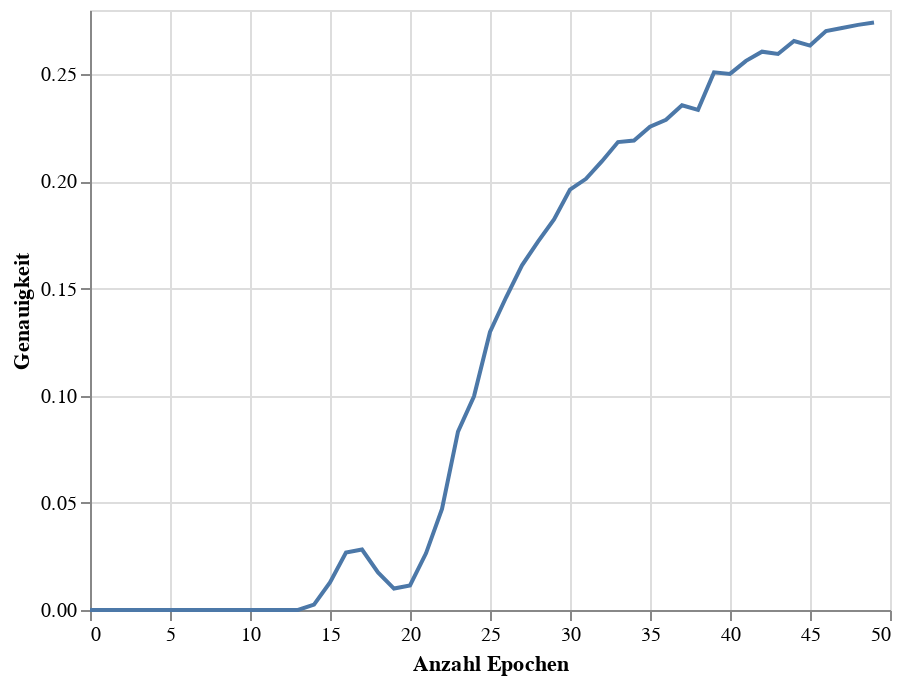

Notebook code for this chart:
### Code cell
accuracy_chart = alt.Chart(accuracy_df).mark_line().encode(
    x=alt.X('Epoch',title = 'Anzahl Epochen'),
    y=alt.Y('Accuracy', title = 'Genauigkeit')
)
accuracy_chart

### Figure 1 — Vega-Lite specification as saved in the notebook (floating-point values rounded to 4 significant figures)
{"config": {"view": {"continuousWidth": 400, "continuousHeight": 300}}, "data": {"name": "data-d979d1b179cf8c17bc13a48045d8040c"}, "mark": "line", "encoding": {"x": {"field": "Epoch", "title": "Anzahl Epochen", "type": "quantitative"}, "y": {"field": "Accuracy", "title": "Genauigkeit", "type": "quantitative"}}, "$schema": "https://vega.github.io/schema/vega-lite/v4.17.0.json", "datasets": {"data-d979d1b179cf8c17bc13a48045d8040c": [{"Epoch": 0, "Accuracy": 0.0}, {"Epoch": 1, "Accuracy": 0.0}, {"Epoch": 2, "Accuracy": 0.0}, {"Epoch": 3, "Accuracy": 0.0}, {"Epoch": 4, "Accuracy": 0.0}, {"Epoch": 5, "Accuracy": 0.0}, {"Epoch": 6, "Accuracy": 0.0}, {"Epoch": 7, "Accuracy": 0.0}, {"Epoch": 8, "Accuracy": 0.0}, {"Epoch": 9, "Accuracy": 0.0}, {"Epoch": 10, "Accuracy": 0.0}, {"Epoch": 11, "Accuracy": 0.0}, {"Epoch": 12, "Accuracy": 0.0}, {"Epoch": 13, "Accuracy": 0.0}, {"Epoch": 14, "Accuracy": 0.002502}, {"Epoch": 15, "Accuracy": 0.01287}, {"Epoch": 16, "Accuracy": 0.0268}, {"Epoch": 17, "Accuracy": 0.02823}, {"Epoch": 18, "Accuracy": 0.01751}, {"Epoch": 19, "Accuracy": 0.01001}, {"Epoch": 20, "Accuracy": 0.01144}, {"Epoch": 21, "Accuracy": 0.02645}, {"Epoch": 22, "Accuracy": 0.04718}, {"Epoch": 23, "Accuracy": 0.08327}, {"Epoch": 24, "Accuracy": 0.09971}, {"Epoch": 25, "Accuracy": 0.1297}, {"Epoch": 26, "Accuracy": 0.1458}, {"Epoch": 27, "Accuracy": 0.1608}, {"Epoch": 28, "Accuracy": 0.1719}, {"Epoch": 29, "Accuracy": 0.1823}, {"Epoch": 30, "Accuracy": 0.1962}, {"Epoch": 31, "Accuracy": 0.2012}, {"Epoch": 32, "Accuracy": 0.2094}, {"Epoch": 33, "Accuracy": 0.2184}, {"Epoch": 34, "Accuracy": 0.2191}, {"Epoch": 35, "Accuracy": 0.2255}, {"Epoch": 36, "Accuracy": 0.2287}, {"Epoch": 37, "Accuracy": 0.2355}, {"Epoch": 38, "Accuracy": 0.2334}, {"Epoch": 39, "Accuracy": 0.2509}, {"Epoch": 40, "Accuracy": 0.2502}, {"Epoch": 41, "Accuracy": 0.2563}, {"Epoch": 42, "Accuracy": 0.2605}, {"Epoch": 43, "Accuracy": 0.2595}, {"Epoch": 44, "Accuracy": 0.2655}, {"Epoch": 45, "Accuracy": 0.2634}, {"Epoch": 46, "Accuracy": 0.2702}, {"Epoch": 47, "Accuracy": 0.2716}, {"Epoch": 48, "Accuracy": 0.2731}, {"Epoch": 49, "Accuracy": 0.2741}]}}
